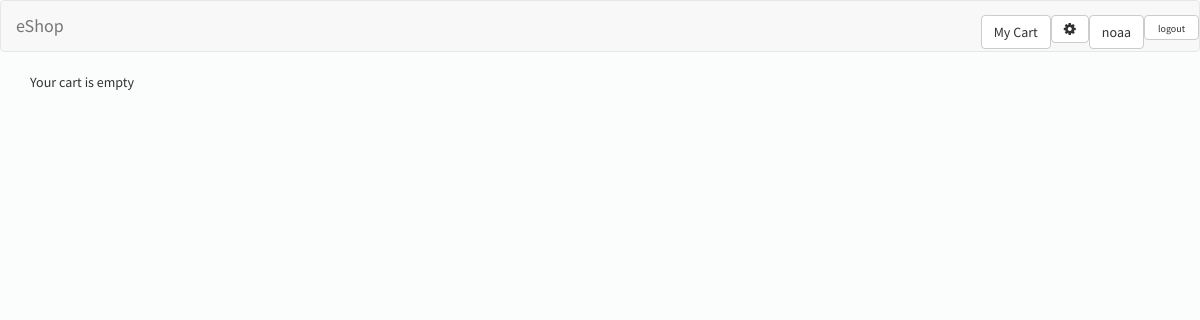
Before: /Views/cart.php (signed in) with the older database file.
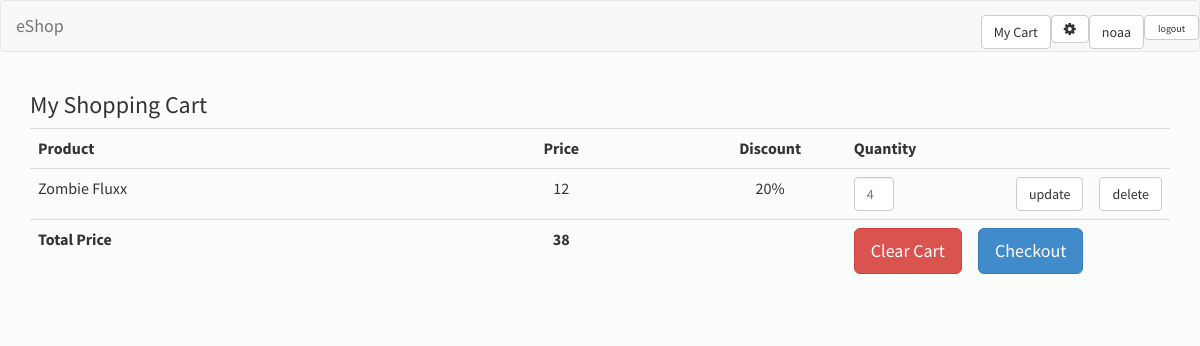
After: the same page with the newer database file.
### tables this page shows
CREATE TABLE IF NOT EXISTS `carts_products` (
  `cart_id` int(11) NOT NULL,
  `product_id` int(11) NOT NULL,
  `quantity` int(11) NOT NULL,
  `item_price` int(11) NOT NULL,
  KEY `cart_id` (`cart_id`),
  KEY `product_id` (`product_id`)
);

CREATE TABLE IF NOT EXISTS `products` (
  `id` int(11) NOT NULL AUTO_INCREMENT,
  `title` varchar(50) NOT NULL,
  `description` text NOT NULL,
  `price` int(11) NOT NULL,
  `discount` int(11) NOT NULL DEFAULT '0',
  `stock` int(11) NOT NULL,
  `average_rating` int(11) NOT NULL,
  `image_link` varchar(50) NOT NULL,
  `category` varchar(50) NOT NULL,
  `added_time` timestamp NOT NULL DEFAULT CURRENT_TIMESTAMP,
  PRIMARY KEY (`id`)
);

CREATE TABLE IF NOT EXISTS `carts` (
  `id` int(11) NOT NULL AUTO_INCREMENT,
  `user_id` int(11) NOT NULL,
  `total_price` int(11) NOT NULL DEFAULT '0',
  `completed` tinyint(4) NOT NULL DEFAULT '0',
  `transaction_time` timestamp NULL DEFAULT NULL,
  PRIMARY KEY (`id`),
  KEY `user_id` (`user_id`)
);

### Models/base.php (called while the page is built, shortened)
<?php
abstract class base {
	private $host = "localhost";
	private $user = "root";
	private $dbname= "eShop";
	private $password = "";
	protected function __construct(){
		try {
			$this->pdo = new PDO("mysql:dbname=$this->dbname;host=$this->host", $this->user, $this->password);
		} catch (PDOException $e) {
			echo "PDO Error::" . $e->getMessage();
		}
	}
	public static function get_instance(){
		$called_child = get_called_class();
		if (!isset($instances[$called_child])){
			$instances[$called_child] = new $called_child();
		}
		return $instances[$called_child];
	}
}
?>

### Controllers/cart_controller.php (called while the page is built, shortened)
<?php
$root = $_SERVER['DOCUMENT_ROOT'];
include_once("$root/eshop/Models/carts.php");
$carts = carts::get_instance();
 if(isset($_SESSION['user_id']))
	$user_id = $_SESSION['user_id'];
function get_open_cart_action(){
	global $user_id;
	global $carts;
	if(isset($user_id))
	{
		$cart = $carts->get_last_cart($user_id);
		if($cart)
		{
			$cart_id = $cart->id;
			$products = $carts->get_products($cart_id);
			$result = array('cart' => $cart,'products'=>$products);
			return $result;
		}
		else
			return 0;
	}
	return 0;
}
?>

### Models/carts.php (called while the page is built, shortened)
<?php
include_once("base.php");
class carts extends base {
	function get_last_cart($user_id)
	{
		$query = "SELECT * FROM carts where user_id = $user_id AND completed = 0 LIMIT 1";
		$exec = $this->pdo->prepare($query);
		$exec->execute();
		$cart = $exec->fetch(PDO::FETCH_OBJ);
		return $cart;
	}
	function get_products($cart_id){
		$products = array();
		$query = "SELECT * FROM carts_products cp INNER JOIN products p ON cp.product_id=p.id
		where cart_id = $cart_id";
		$exec = $this->pdo->prepare($query);
		$exec->execute();
		while($product = $exec->fetch(PDO::FETCH_OBJ)){
			$products[] = $product;
		}
		return $products;
	}
}
?>

### Views/__cart_info.php (the view, shortened to what this page needs)
<table class="table table-hover">
<tr>
    <td class="col-md-6"><b>Product</b></td>
    <td class="col-md-3 center_element"><b>Price</b></td>
    <td class="col-md-3 center_element"><b>Discount</b></td>
    <td class="col-md-1"><b>Quantity</b></td>
    <td class="col-md-1 center_element"></td>
    <td class="col-md-1 center_element"></td>
</tr>
<?php
foreach ($products as $product) {
?>
<tr>
    <td class="col-md-6"><?php echo $product->title; ?></td>
    <td class="col-md-4 center_element"><?php echo $product->price; ?></td>
    <td class="col-md-4 center_element"><?php echo $product->discount . "%"?></td>
    <form name="quantity" method="post" action ="/eshop/Controllers/cart_controller.php">
        <td class="col-md-1 center_element">
            <input name="quantity" type="text" class="form-control quantity_width"
                placeholder="<?php echo $product->quantity; ?>"></input>
        </td>
    <td class="col-md-1 center_element"><input class="login btn btn-default pull-right"
        type="submit" name="edit_quantity" value="update"></input></td></form>
    <form name="quantity" method="post" action ="/eshop/Controllers/cart_controller.php">
    <td class="col-md-1 center_element"><input class="login btn btn-default pull-right"
        type="submit" name="delete_item" value="delete"></input></td></form>
</tr>
<?php
}
?>
<tr>
    <td class="col-md-6"><b>Total Price</b></td>
    <td class="col-md-4 center_element bold"><b><?php echo $cart->total_price; ?></b></td>
    <td></td>
    <td class="col-md-1 "><?php if($trans == 0){ ?><form name="clear" method="post"
        action ="/eshop/Controllers/cart_controller.php">
            <input class="btn btn-danger btn-lg" type="submit" name="clear_products" value="Clear Cart"></input>
        </form><?php } ?></td>
    <td class="col-md-1 "><?php if($trans == 0){ ?><button class="btn btn-primary btn-lg"
        data-toggle="modal" data-target="#myModal">
        Checkout
        </button<?php } ?></td>
    <td class="col-md-1 center_element"></td>
</tr>
</table>

### Views/cart.php (shortened to what this page needs)
<?php
$root = $_SERVER['DOCUMENT_ROOT'];
include_once("$root/eshop/Views/__head.php");
include_once("$root/eshop/Controllers/cart_controller.php");
$result = get_open_cart_action();
$cart = $result['cart'];
$products = $result['products'];
$trans = 0;
?>
<div class="container">
<?php
if($result == 0 || $cart->total_price == 0)
{
	$message = "Your cart is empty";
	echo $message;
?>
<?php
}
else
{
?>
<h3>My Shopping Cart</h3>
<?php
include_once("$root/eshop/Views/__cart_info.php");
?>
</div>
<?php
}
?>

Changed rows visible on the page:
added carts_products: product.title "Zombie Fluxx", product.price "12", product.discount "20", quantity "4"
added carts: total_price "38"
Other visible differences:
form field clear_products: (not shown) → "Clear Cart"
$message: "Your cart is empty" → (not shown)
text now shown: "My Shopping Cart Product Price Discount Quantity Total Price Checkout"
